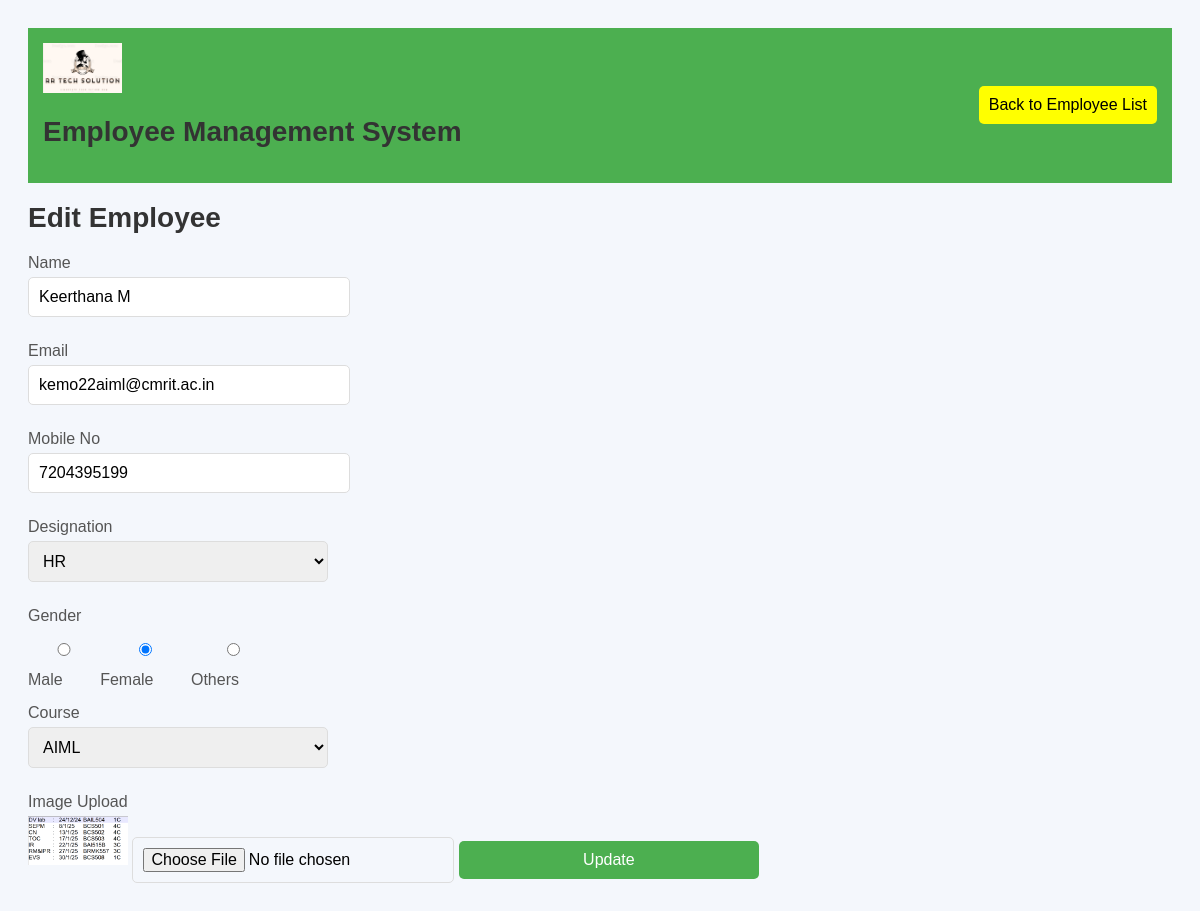
The app's page /employee_edit/21/ with its own data.
### employee_app/models.py (models this page shows, shortened)
class Employee(models.Model):
    name = models.CharField(max_length=100)
    email = models.EmailField(unique=True)  # Example: Employee's email address
    mobile_no = models.CharField(max_length=10)  # Example: Mobile number
    gender = models.CharField(
        max_length=10,
        choices=[('Male', 'Male'), ('Female', 'Female'), ('Others', 'Others')],
        default='SELECT'  # Set default to 'Male'
    )  # Example: Gender (Male/Female)
    designation = models.CharField(
        max_length=100,
        choices=[('HR', 'HR'), ('Manager', 'Manager'), ('Sales', 'Sales')],
        default='SELECT'  # Set default to 'HR'
    )  # Example: Job designation
    course = models.CharField(
        max_length=50,
        choices = [
        ('MCA', 'MCA'),
        ('AIML', 'AIML')],
        default='SELECT'  # Set default to 'MCA'
    )  # Example: Training or course name
    image = models.ImageField(upload_to='employee_images/', null=True, blank=True)
    created_date = models.DateTimeField(default=datetime.datetime(2023, 12, 20, 12, 0, 0))  # Example default

### employee_app/views.py (the view, shortened to what this page needs)
# urls.py: path('employee_edit/', views.employee_edit, name='employee_edit'),
def employee_edit(request, employee_id):
    employee = get_object_or_404(Employee, id=employee_id)
    return render(request, 'employee_edit.html', {'employee': employee})

### employee_app/templates/employee_edit.html (shortened to what this page needs)
{% load static %}
<!DOCTYPE html>
<html>
<head>
</head>
<body>
    <header>
        <div>
            <img src="{% static 'images/logo1.png' %}" alt="Logo">
            <h1>Employee Management System</h1>
        </div>
        <a href="{% url 'employee_list' %}">Back to Employee List</a>
    </header>
    <h1>Edit Employee</h1>
    <form method="post" enctype="multipart/form-data">
        <label for="name">Name</label>
        <input type="text" id="name" name="name" value="{{ employee.name }}" required>
        <label for="email">Email</label>
        <input type="email" id="email" name="email" value="{{ employee.email }}" required>
        <label for="mobile_no">Mobile No</label>
        <input type="text" id="mobile_no" name="mobile_no" value="{{ employee.mobile_no }}" required pattern="\d{10}" maxlength="10" title="Enter a valid 10-digit number">
        <label for="designation">Designation</label>
        <select id="designation" name="designation" required>
            <option value="HR" {% if employee.designation == 'HR' %}selected{% endif %}>HR</option>
        </select>
        <label for="gender">Gender</label>
        <div class="gender-radio">
            <label><input type="radio" id="male" name="gender" value="Male" {% if employee.gender == 'Male' %}checked{% endif %}> Male</label>
            <label><input type="radio" id="female" name="gender" value="Female" {% if employee.gender == 'Female' %}checked{% endif %}> Female</label>
            <label><input type="radio" id="others" name="gender" value="Others" {% if employee.gender == 'Others' %}checked{% endif %}> Others</label>
        </div>
        <label for="course">Course</label>
        <select id="course" name="course" required>
            <option value="AIML" {% if employee.course == 'AIML' %}selected{% endif %}>AIML</option>
        </select>
        <label for="image">Image Upload</label>
        {% if employee.image %}
            <img src="{{ employee.image.url }}" alt="Employee Image" width="100">
        {% else %}
            <p>No image uploaded</p>
        {% endif %}
        <input type="file" id="image" name="image">
        <button type="submit">Update</button>
    </form>
</body>
</html>

### employee_app/templates/employee_edit.html (style rules this page uses)
body { font-family: Arial, sans-serif; background-color: #f4f7fc; padding: 20px; }
header { background-color: #4CAF50; padding: 15px; color: white; display: flex; align-items: center; justify-content: space-between; }
header img { height: 50px; margin-right: 20px; }
header a { background-color: yellow; padding: 10px; color: black; text-decoration: none; border-radius: 5px; font-size: 16px; transition: background-color 0.3s; }
h1 { font-size: 28px; color: #333; margin-bottom: 20px; }
label { display: block; margin: 10px 0 5px; font-size: 16px; color: #555; }
input, select, button { padding: 10px; width: 100%; max-width: 300px; font-size: 16px; border-radius: 5px; border: 1px solid #ddd; margin-bottom: 15px; }
button { background-color: #4CAF50; color: white; border: none; cursor: pointer; margin-top: 15px; transition: background-color 0.3s ease; }
.gender-radio { display: flex; gap: 10px; }
.gender-radio input { margin-right: 5px; }

### records on screen
Employee: name "Keerthana M", email "kemo22aiml@cmrit.ac.in", mobile_no "7204395199", designation "HR", gender "☐ Male", gender "☑ Female", gender "☐ Others", course "AIML", image (picture)
